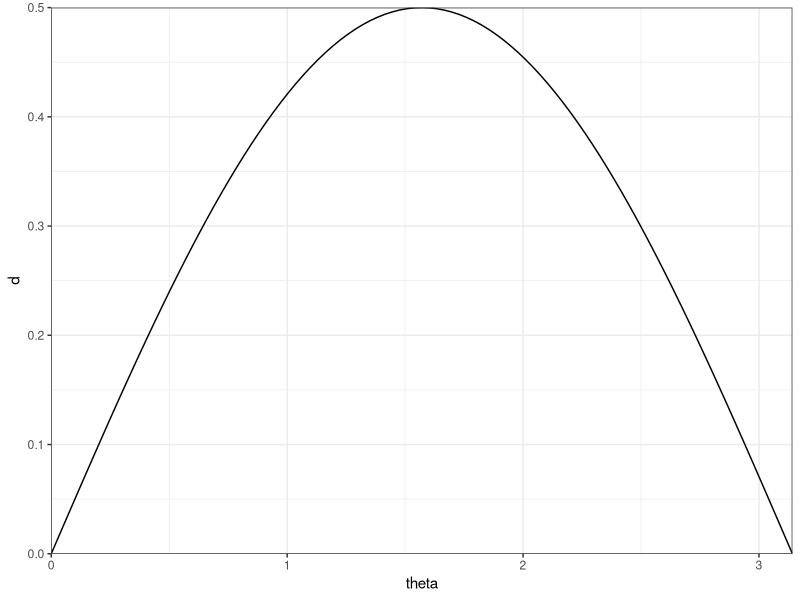
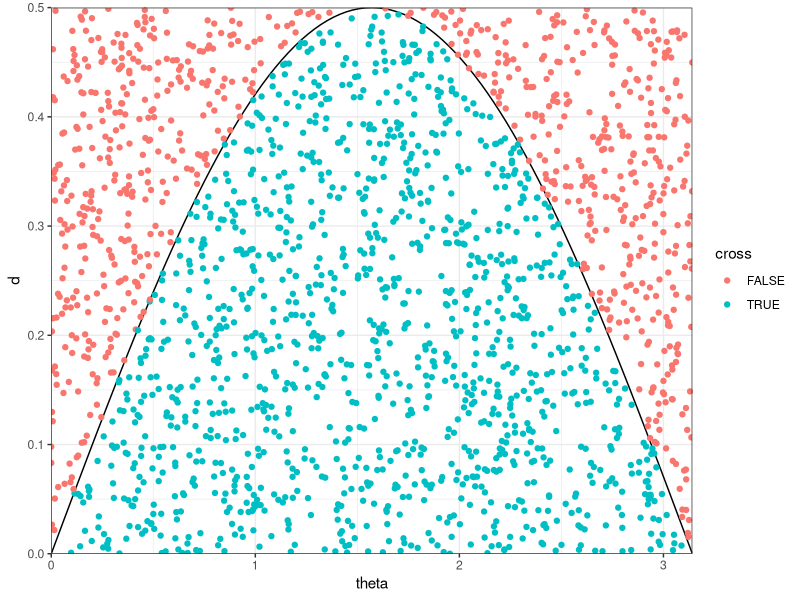

Recreate these plots in R, in order.
## ---- chunk 1
library(dplyr)
library(ggplot2)
library(knitr)
opts_chunk$set(message = FALSE, eval = TRUE)
## ---- chunk 2
n <- 2000
d     <- runif(n = n, min = 0, max = 1/2)
theta <- runif(n = n, min = 0, max = pi)

(df <- data_frame(d, theta))
## ---- chunk 3
sin(theta)/2 > d
## ---- chunk 4
mean(sin(theta)/2 > d)
## ---- chunk 5
2/pi
## ---- chunk 6
(p <- ggplot(data = df, aes(x = theta, y = d)) +
  scale_x_continuous(expand = c(0, 0), limits = c(0, pi)) +
  scale_y_continuous(expand = c(0, 0), limits = c(0, 1/2)) +
  stat_function(fun = function(x) {sin(x)/2}) +
  theme_bw())
## ---- chunk 7
df <- mutate(df, cross = sin(theta)/2 > d)
p + geom_point(data = df, aes(color = cross))
## ---- chunk 8
2 * n / sum(df$cross)
